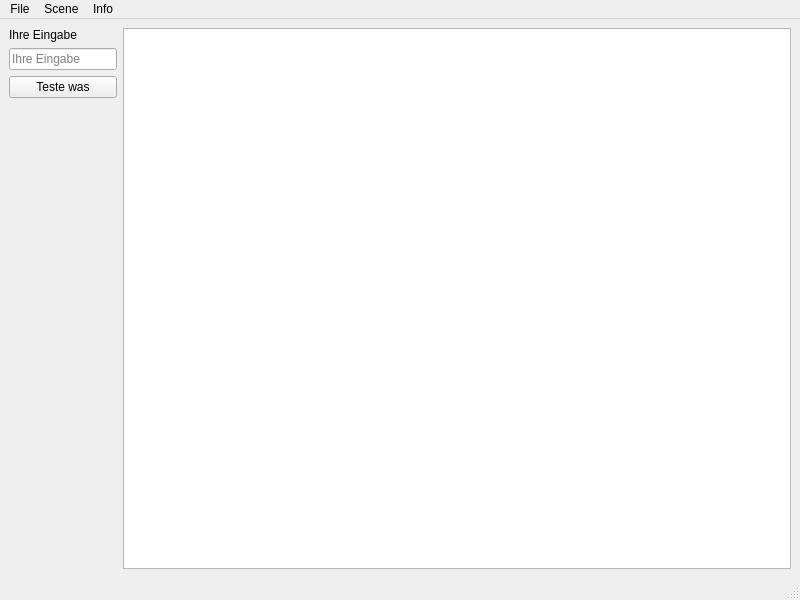
<?xml version="1.0" encoding="UTF-8"?>
<ui version="4.0">
 <class>MainWindow</class>
 <widget class="QMainWindow" name="MainWindow">
  <property name="geometry">
   <rect>
    <x>0</x>
    <y>0</y>
    <width>800</width>
    <height>600</height>
   </rect>
  </property>
  <property name="windowTitle">
   <string>MainWindow</string>
  </property>
  <widget class="QWidget" name="centralwidget">
   <layout class="QGridLayout" name="gridLayout" columnstretch="0,0,1">
    <property name="verticalSpacing">
     <number>-1</number>
    </property>
    <item row="0" column="0">
     <widget class="QLabel" name="label_eingabe">
      <property name="text">
       <string>Ihre Eingabe</string>
      </property>
     </widget>
    </item>
    <item row="2" column="0">
     <widget class="QPushButton" name="pushButton_teste_was">
      <property name="toolTip">
       <string>Testet, ob Ihre Eingabe eine Zahl oder ein Text ist</string>
      </property>
      <property name="text">
       <string>Teste was</string>
      </property>
     </widget>
    </item>
    <item row="1" column="0">
     <widget class="QLineEdit" name="lineEdit_teste_was">
      <property name="text">
       <string/>
      </property>
      <property name="placeholderText">
       <string>Ihre Eingabe</string>
      </property>
      <property name="clearButtonEnabled">
       <bool>true</bool>
      </property>
     </widget>
    </item>
    <item row="3" column="0">
     <spacer name="verticalSpacer">
      <property name="orientation">
       <enum>Qt::Vertical</enum>
      </property>
      <property name="sizeHint" stdset="0">
       <size>
        <width>20</width>
        <height>40</height>
       </size>
      </property>
     </spacer>
    </item>
    <item row="0" column="2" rowspan="4">
     <widget class="QGraphicsView" name="graphicsView"/>
    </item>
   </layout>
  </widget>
  <widget class="QMenuBar" name="menubar">
   <property name="geometry">
    <rect>
     <x>0</x>
     <y>0</y>
     <width>800</width>
     <height>24</height>
    </rect>
   </property>
   <widget class="QMenu" name="menuFile">
    <property name="title">
     <string>File</string>
    </property>
    <addaction name="actionOpen"/>
    <addaction name="actionSave"/>
    <addaction name="separator"/>
    <addaction name="actionBeenden"/>
   </widget>
   <widget class="QMenu" name="menuScene">
    <property name="title">
     <string>Scene</string>
    </property>
    <addaction name="actionClear_Scene"/>
   </widget>
   <widget class="QMenu" name="menuInformation">
    <property name="title">
     <string>Info</string>
    </property>
    <addaction name="actionAbout"/>
   </widget>
   <addaction name="menuFile"/>
   <addaction name="menuScene"/>
   <addaction name="menuInformation"/>
  </widget>
  <widget class="QStatusBar" name="statusbar"/>
  <action name="actionOpen">
   <property name="enabled">
    <bool>false</bool>
   </property>
   <property name="text">
    <string>Open</string>
   </property>
  </action>
  <action name="actionSave">
   <property name="enabled">
    <bool>false</bool>
   </property>
   <property name="text">
    <string>Save</string>
   </property>
  </action>
  <action name="actionBeenden">
   <property name="text">
    <string>Beenden</string>
   </property>
   <property name="shortcut">
    <string>Alt+E</string>
   </property>
   <property name="shortcutContext">
    <enum>Qt::WindowShortcut</enum>
   </property>
  </action>
  <action name="actionClear_Scene">
   <property name="text">
    <string>Clear Scene</string>
   </property>
   <property name="shortcut">
    <string>Alt+S</string>
   </property>
  </action>
  <action name="actionAbout">
   <property name="text">
    <string>Streetplanner</string>
   </property>
  </action>
 </widget>
 <resources/>
 <connections/>
</ui>
